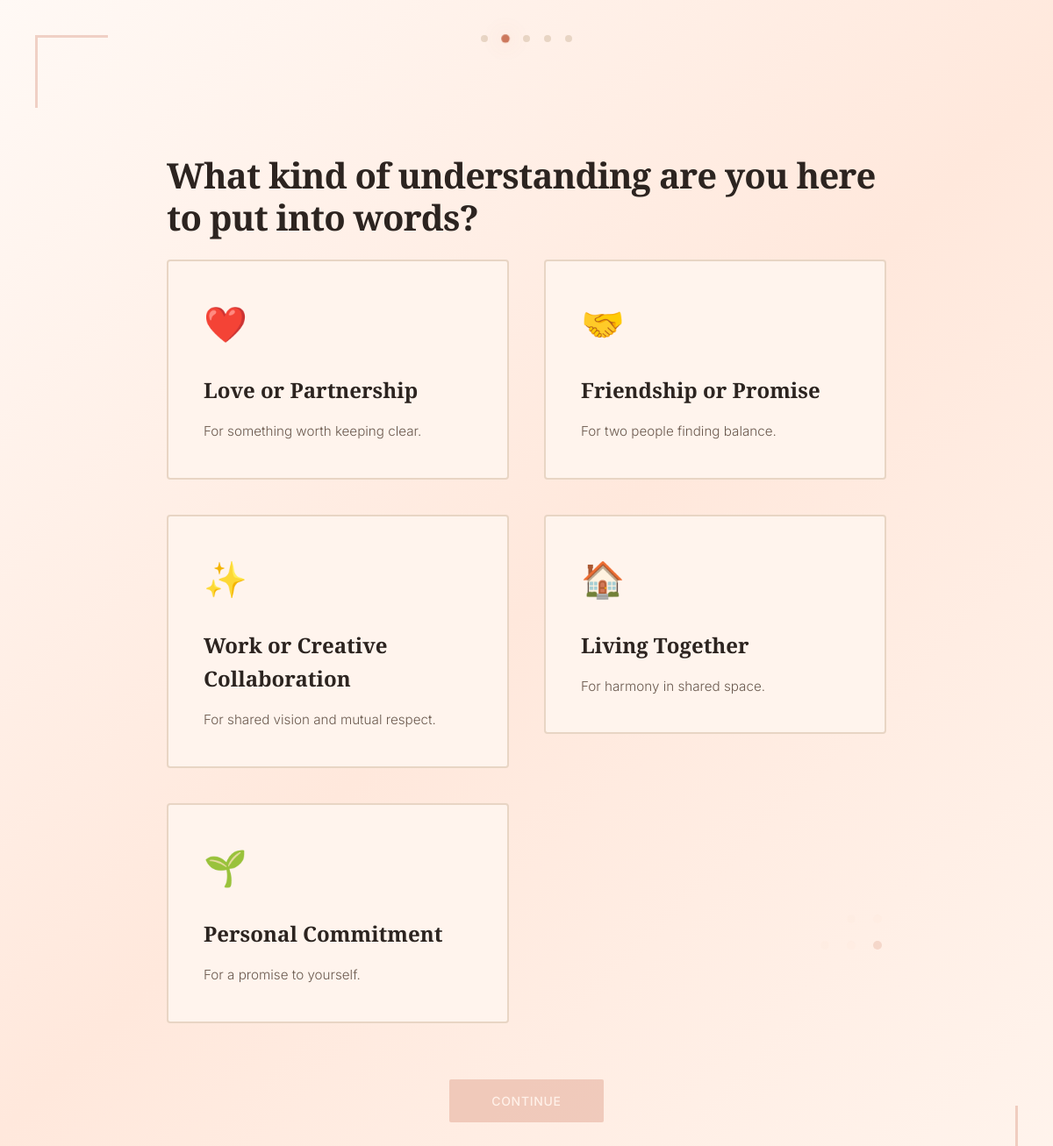
The app's page /select/ with its own data.
### core/models.py (models this page shows, shortened)
class AgreementType(models.Model):
    name = models.CharField(max_length=100)
    slug = models.SlugField(unique=True)
    description = models.TextField()
    icon = models.CharField(max_length=50, blank=True)  # emoji or icon class
    class Meta:
        ordering = ['id']

### core/views.py (the view, shortened to what this page needs)
# urls.py: path('select/', views.select_type, name='select_type'),
def select_type(request):
    types = AgreementType.objects.all()
    return render(request, 'select_type.html', {'types': types})

### core/templates/select_type.html (shortened to what this page needs)
{% extends 'base.html' %}
{% block content %}
<div class="container fade-in">
    <div class="progress-dots">
        <span class="dot"></span>
        <span class="dot active"></span>
        <span class="dot"></span>
        <span class="dot"></span>
        <span class="dot"></span>
    </div>
    <div class="content-section">
        <h2 class="section-title">What kind of understanding are you here to put into words?</h2>
        <form method="post" id="typeForm">
            <div class="type-cards">
                {% for type in types %}
                <label class="type-card">
                    <div class="card-content">
                        <div class="card-icon">{{ type.icon }}</div>
                        <h3 class="card-title">{{ type.name }}</h3>
                        <p class="card-description">{{ type.description }}</p>
                    </div>
                </label>
                {% endfor %}
            </div>
            <div class="button-group">
                <button type="submit" class="primary-button" disabled id="continueBtn">
                    Continue
                </button>
            </div>
        </form>
    </div>
</div>
{% endblock %}

### core/static/css/style.css (style rules this page uses)
:root { --primary: #CC785C; --primary-dark: #A65943; --primary-light: #E8A589; --primary-glow: rgba(204, 120, 92, 0.3); --bg-primary: #FFF9F5; --bg-surface: #FFF4ED; --bg-surface-light: #FFE8DC; --bg-hover: #FFD9C7; --text-primary: #2C2420; --text-secondary: #6B5A4F; --text-muted: #9B8B7E; --border: #E8D5C4; --accent-muted: #D4A88C; --space-xs: 0.5rem; --space-sm: 1rem; --space-md: 1.5rem; --space-lg: 2.5rem; --space-xl: 4rem; --font-serif: 'Crimson Text', serif; --font-sans: 'Inter', sans-serif; }
* { margin: 0; padding: 0; box-sizing: border-box; }
body { font-family: var(--font-sans); background: var(--bg-primary); color: var(--text-primary); line-height: 1.6; font-size: 16px; font-weight: 300; overflow-x: hidden; }
.fade-in { animation: fadeIn 0.8s ease-out forwards; }
.container { max-width: 900px; width: 100%; margin: 0 auto; }
.content-section { padding: var(--space-xl) var(--space-lg); }
.section-title { font-family: var(--font-serif); font-size: 2.5rem; font-weight: 600; color: var(--text-primary); margin-bottom: var(--space-md); line-height: 1.2; letter-spacing: -0.02em; }
.progress-dots { display: flex; gap: var(--space-sm); justify-content: center; margin-bottom: var(--space-xl); }
.dot { width: 8px; height: 8px; border-radius: 50%; background: var(--border); transition: all 0.4s ease; }
.dot.active { background: var(--primary); box-shadow: 0 0 20px var(--primary-glow); transform: scale(1.2); }
.primary-button { display: inline-block; padding: 1rem 3rem; background: var(--primary); color: var(--bg-primary); border: none; border-radius: 2px; font-family: var(--font-sans); font-size: 1rem; font-weight: 500; text-decoration: none; cursor: pointer; transition: all 0.3s ease; letter-spacing: 0.05em; text-transform: uppercase; font-size: 0.875rem; }
.primary-button:disabled { opacity: 0.3; cursor: not-allowed; }
.button-group { display: flex; gap: var(--space-md); justify-content: center; margin-top: var(--space-xl); }
.type-cards { display: grid; grid-template-columns: repeat(auto-fit, minmax(280px, 1fr)); gap: var(--space-lg); margin-bottom: var(--space-xl); }
.type-card { position: relative; cursor: pointer; display: block; }
.card-content { background: var(--bg-surface); border: 2px solid var(--border); border-radius: 4px; padding: var(--space-lg); transition: all 0.4s ease; position: relative; z-index: 1; min-height: 220px; display: flex; flex-direction: column; }
.card-icon { font-size: 2.5rem; margin-bottom: var(--space-md); }
.card-title { font-family: var(--font-serif); font-size: 1.5rem; font-weight: 600; color: var(--text-primary); margin-bottom: var(--space-sm); }
.card-description { font-size: 0.95rem; color: var(--text-secondary); line-height: 1.6; font-weight: 300; }
body { background: linear-gradient(135deg, #FFF9F5 0%, #FFE8DC 50%, #FFF4ED 100%); background-attachment: fixed; }
.container::before { content: ''; position: absolute; top: 20%; left: 5%; width: 10px; height: 10px; background: var(--primary); opacity: 0.2; border-radius: 50%; box-shadow: 30px 0 0 rgba(204, 120, 92, 0.15), 60px 0 0 rgba(204, 120, 92, 0.1), 0 30px 0 rgba(204, 120, 92, 0.15), 30px 30px 0 rgba(204, 120, 92, 0.1); }
.container::after { content: ''; position: absolute; bottom: 20%; right: 5%; width: 10px; height: 10px; background: var(--primary); opacity: 0.2; border-radius: 50%; box-shadow: -30px 0 0 rgba(232, 165, 137, 0.15), -60px 0 0 rgba(232, 165, 137, 0.1), 0 -30px 0 rgba(232, 165, 137, 0.15), -30px -30px 0 rgba(232, 165, 137, 0.1); }
.type-card::before { content: ''; position: absolute; inset: 0; background-image: repeating-linear-gradient( 45deg, transparent, transparent 10px, rgba(204, 120, 92, 0.02) 10px, rgba(204, 120, 92, 0.02) 20px ); border-radius: 4px; opacity: 0; transition: opacity 0.3s; z-index: 0; }

### records on screen
AgreementType: icon "❤️", name "Love or Partnership", description "For something worth keeping clear."
AgreementType: icon "🤝", name "Friendship or Promise", description "For two people finding balance."
AgreementType: icon "✨", name "Work or Creative Collaboration", description "For shared vision and mutual respect."
AgreementType: icon "🏠", name "Living Together", description "For harmony in shared space."
AgreementType: icon "🌱", name "Personal Commitment", description "For a promise to yourself."
